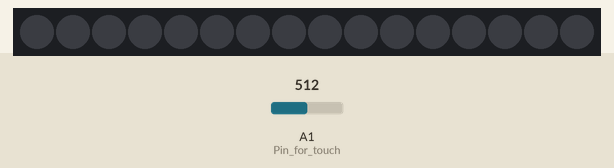
Bench run of a sketch on a simulated Arduino Uno, built with avr-gcc and run on an emulated ATmega328P. Shown: 16 RGB LEDs in strip order, left to right. Inputs (shaded band) come from the test bench; at power-on: A1 (Pin_for_touch) = 512. Dim RGB values are drawn brighter than linear; random numbers use the default seed unless the sketch sets one.

Above: at 0.8 s.
0.9 s: A1 (Pin_for_touch) set to 888
2.4 s: A1 (Pin_for_touch) set to 914
4.0 s: A1 (Pin_for_touch) set to 987
6.2 s: A1 (Pin_for_touch) set to 1017
At 8.0 s:
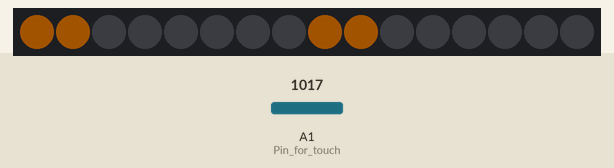
At 10.2 s:
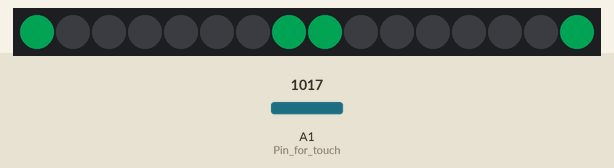
Timing chart, 0 to 11.7 s (numbered marks = the images above; inputs shaded):
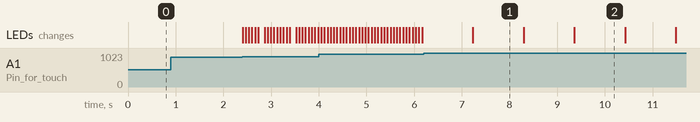

The sketch:

gemma-pendant.ino
```cpp
#include <Adafruit_NeoPixel.h>

Adafruit_NeoPixel pixels = Adafruit_NeoPixel(16, 0); // 16-led neopixel ring, pin D0 on Gemma

uint32_t color  = 0xFF8000; // Amber

int mode = 0; // Current animation mode
int offset = 0;
int i;

void setup() {
  pixels.begin();
  pixels.setBrightness(35);
  pixels.show(); // Clear all pixels
  pinMode(A1, INPUT); // Pin for touch
  while (analogRead(A1) < 900) delay(1); // Wait for someone to touch the pad before starting
}

void loop() {
  animate();
  checkForTouch();
}

void checkForTouch() {
  if (analogRead(A1) > 1000) {
    pixels.clear();
    mode++;
    if(mode > 1) {
      mode = 0;
      color >>= 8;
      if(!color) color = 0xFF8000;
    }
    delay(1000);
  }
}

void animate() {
  switch (mode) {
    case 0:
      //int count = 0;
      i = random(16);
      pixels.setPixelColor(i, color);
      pixels.show();
      pixels.setPixelColor(i, 0);
      //count++;
      //if (count > 5) {color >>= 8; if(!color) color = 0xFF8000;}
      delay(65);
      break;
     case 1:
      for(i=0; i<16; i++) {
        uint32_t c = 0;
        if(((offset + i) & 7) < 2) {
          c = color;
        }
        pixels.setPixelColor(i, c);
      }
      pixels.show();
      delay(60);
      offset++;
      break;

      /*i = 0;
      pixels.setPixelColor(i, Wheel(random(0, 255)));
      pixels.setPixelColor(random(1, 59), Wheel(random(0, 255)));
      pixels.show();
      i++;
      if (i >= 16) i = 0;
      delay(10);
      break;*/
  }
}

uint32_t Wheel(byte WheelPos) {
  WheelPos = 255 - WheelPos;
  if(WheelPos < 85) {
    return pixels.Color(255 - WheelPos * 3, 0, WheelPos * 3);
  }
  if(WheelPos < 170) {
    WheelPos -= 85;
    return pixels.Color(0, WheelPos * 3, 255 - WheelPos * 3);
  }
  WheelPos -= 170;
  return pixels.Color(WheelPos * 3, 255 - WheelPos * 3, 0);
}
```

Measured:
- the behaviour switches between 1000 and 1001 on A1 (Pin_for_touch) (found by bisection; images 0 and 1)
- after the input at 0.9 s, every drawn part: stays the same
- what the display in image 1 shows lasts 1.1 s, from 7.2 s to 8.3 s
